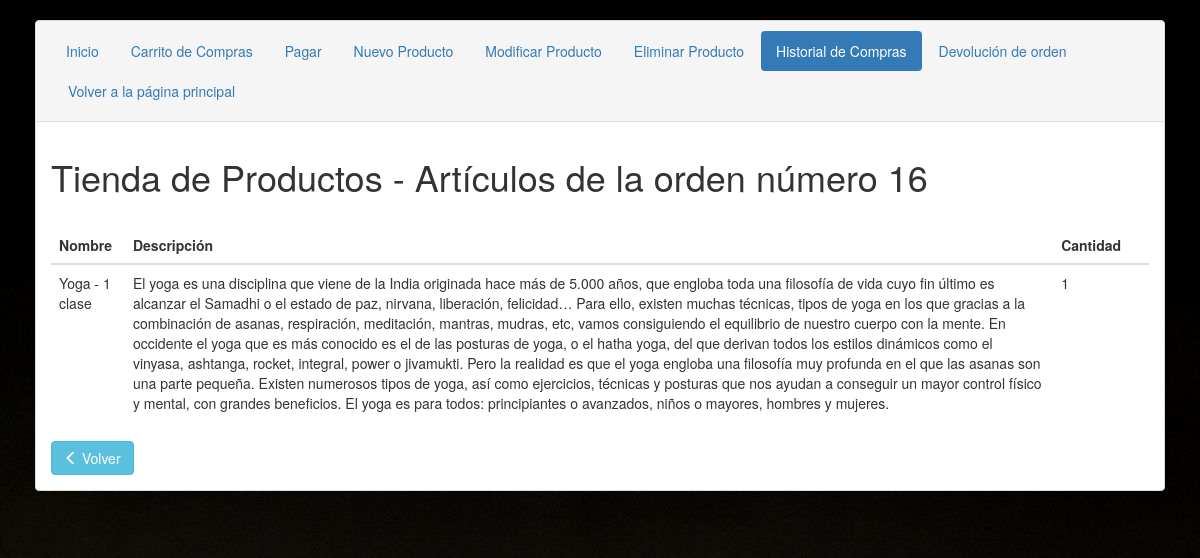
The app's page /carrito-master/admin/VerUnaOrden.php?id=16 with its own data.
### tables this page shows
CREATE TABLE IF NOT EXISTS `orden_articulos` (
  `id` int(11) NOT NULL AUTO_INCREMENT,
  `order_id` int(11) NOT NULL,
  `product_id` int(11) NOT NULL,
  `quantity` int(5) NOT NULL,
  PRIMARY KEY (`id`),
  KEY `order_id` (`order_id`)
);

CREATE TABLE IF NOT EXISTS `mis_productos` (
  `id` int(11) NOT NULL AUTO_INCREMENT,
  `name` varchar(200) NOT NULL,
  `description` text NOT NULL,
  `price` float(10,2) NOT NULL,
  `created` datetime NOT NULL,
  `modified` datetime NOT NULL,
  `status` enum('1','0') NOT NULL DEFAULT '1',
  `image` varchar(255) NOT NULL,
  `featured` int(11) NOT NULL COMMENT 'para que salga en productos destacados',
  PRIMARY KEY (`id`)
);

### carrito-master/admin/VerUnaOrden.php (the view, shortened to what this page needs)
<?php
$idpasada=$_REQUEST['id'];
?>
<!DOCTYPE html>
<html lang="es">
<head>
    <link rel="stylesheet" href="http://maxcdn.bootstrapcdn.com/bootstrap/3.3.7/css/bootstrap.min.css">
</head>
</head>
<body>
    <div class="container">
        <div class="panel panel-default">
            <div class="panel-heading">
                <ul class="nav nav-pills">
                    <li role="presentation"><a href="index.php">Inicio</a></li>
                    <li role="presentation"><a href="VerCarta.php">Carrito de Compras</a></li>
                    <li role="presentation"><a href="Pagos.php">Pagar</a></li>
                    <li role="presentation"><a href="AgregarProducto.php">Nuevo Producto</a></li>
                    <li role="presentation"><a href="ModificarProducto.php">Modificar Producto</a></li>
                    <li role="presentation"><a href="EliminarProducto.php">Eliminar Producto</a></li>
                    <li role="presentation" class="active"><a href="historialCompras.php">Historial de Compras</a></li>
                    <li role="presentation"><a href="devolucion.php">Devolución de orden</a></li>
                    <li role="presentation"><a href="../../index2.php">Volver a la página principal</a></li>
                </ul>
            </div>
            <div class="panel-body">
                <h1>Tienda de Productos - Artículos de la orden número <?php echo $idpasada;?></h1>
                <table class="table">
                    <thead>
                        <tr>
                            <th>Nombre</th>
                            <th>Descripción</th>
                            <th>Cantidad</th>
                            <th>&nbsp;</th>
                        </tr>
                    </thead>
                    <?php
                        include 'Configuracion.php';
                        if(!empty($_REQUEST['id'])){
                            $idpasada=$_REQUEST['id'];
                            $selectquery = "SELECT mis_productos.name AS 'nombre', mis_productos.description AS 'descripcion', orden_articulos.quantity AS quantity FROM orden_articulos JOIN orden ON orden_articulos.order_id = orden.id JOIN mis_productos ON mis_productos.id = orden_articulos.product_id WHERE orden_articulos.order_id=$idpasada;";
                            $result = mysqli_query($db , $selectquery) or die(mysqli_error($db));
                            if (mysqli_num_rows($result) > 0) {
                                    while($row = mysqli_fetch_assoc($result)) {
                                        echo "
                                        <tr>
                                            <td>".$row["nombre"]."</td>
                                            <td>".$row["descripcion"]."</td>
                                            <td>".$row["quantity"]."</td>
                                            <td>&nbsp;</td>
                                        </tr>
                                        ";
                                    }
                                }
                        }
                    ?>
                </table>
                <a href="historialCompras.php" class="btn btn-info"><i class="glyphicon glyphicon-menu-left"></i> Volver</a>
                </div>
            </div>
        </div>
</body>
</html>

### carrito-master/admin/VerUnaOrden.php (style rules this page uses)
.container { padding: 20px; }
body { background-image: url("../../images/pesa.jpg"); }

### records on screen
orden_articulos: mis_productos.name "Yoga - 1 clase", mis_productos.description "El yoga es una disciplina que viene de la India originada hace más de 5.000 años, que engloba toda una filosofía de vida cuyo fin último es alcanzar el Samadhi o el estado de paz, nirvana, liberación, felicidad… Para ello, existen muchas técnicas, tipos de yoga en los que gracias a la combinación de asanas, respiración, meditación, mantras, mudras, etc, vamos consiguiendo el equilibrio de nuestro cuerpo con la mente. En occidente el yoga que es más conocido es el de las posturas de yoga, o el hatha yoga, del que derivan todos los estilos dinámicos como el vinyasa, ashtanga, rocket, integral, power o jivamukti. Pero la realidad es que el yoga engloba una filosofía muy profunda en el que las…", quantity "1"

### other values on screen
$idpasada "16"
